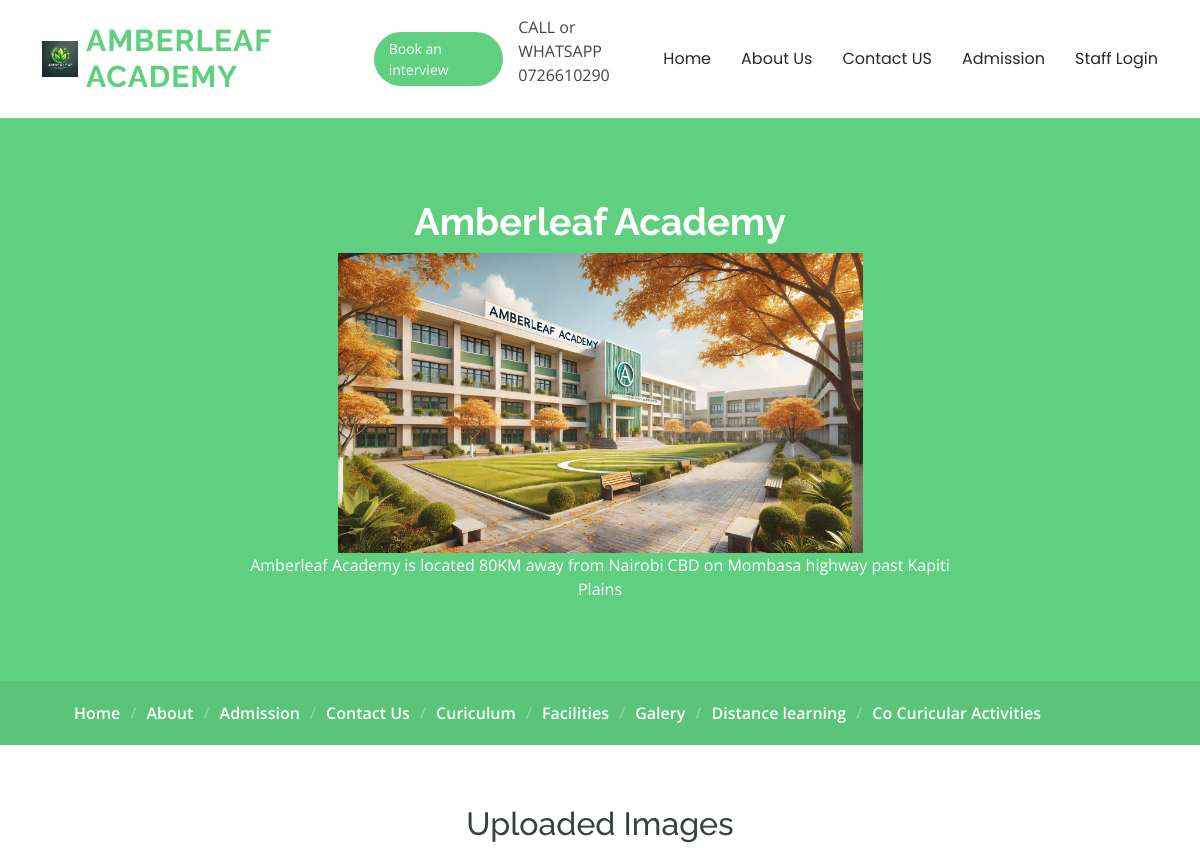
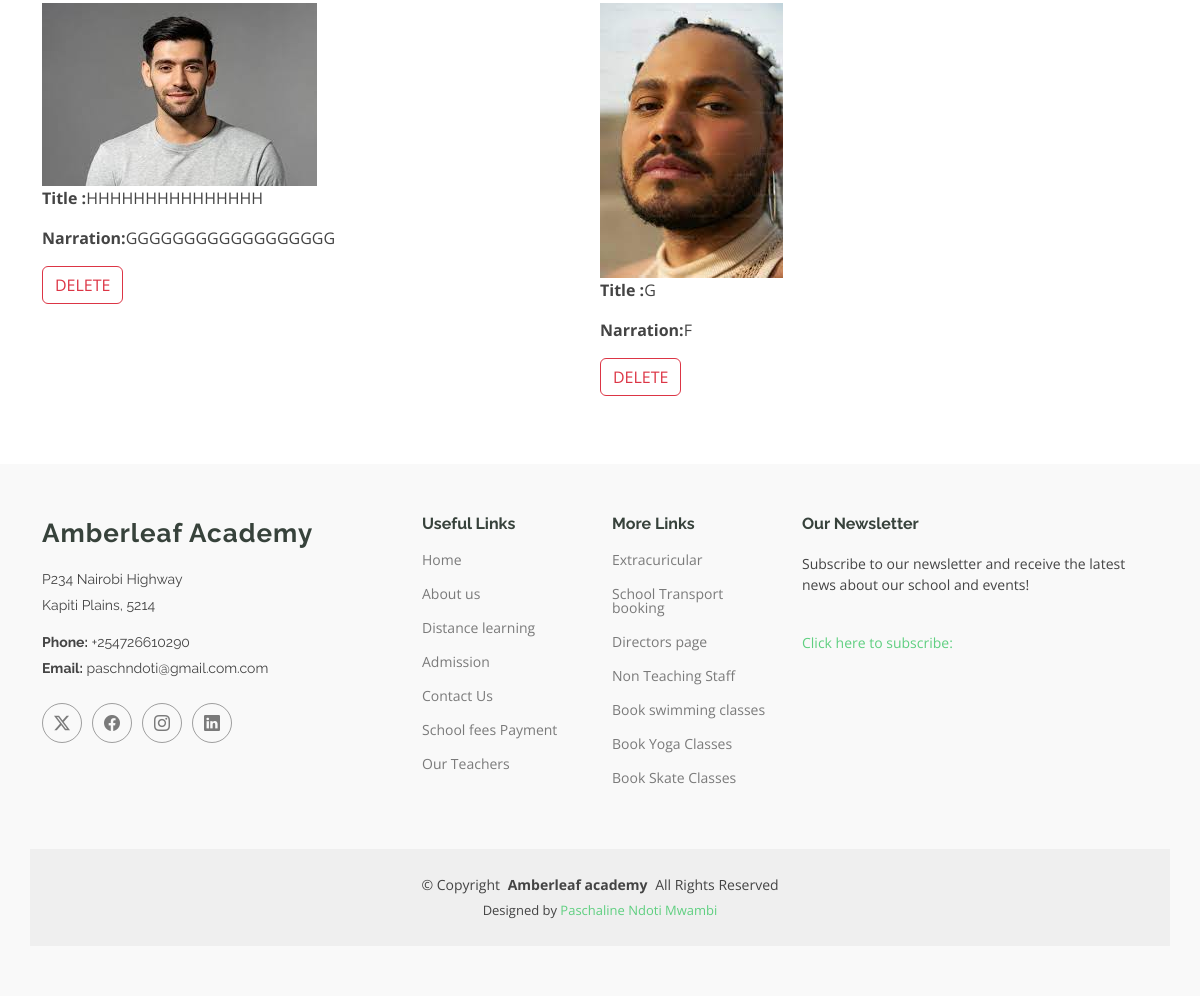
Screenshot of /showdirectorimage/ with the database file from the repository (2 pictures, top to bottom).
### amberleafapp/models.py (models this page shows, shortened)
class ImageDirectorModel(models.Model):
    image = models.ImageField(upload_to='images/')
    title = models.CharField(max_length=50)
    narration = models.CharField(max_length=500, default='Default narration text', blank=True)

### amberleafapp/views.py (the view)
# urls.py: path('showdirectorimage/', views.showdirectorimage, name='showdirectorimage'),
def showdirectorimage(request):
    images = ImageDirectorModel.objects.all()
    return render(request, 'showdirectorimage.html', {'images': images})

### templates/showdirectorimage.html
{% extends 'starter.html' %}
{% load static %}
{% block content %}
<h2 class="text-center">Uploaded Images</h2>
<div class="container">
   <div style="display: flex;
   justify-content:space-between;
   flex-wrap: wrap">
        {% for image in images %}
       <div class="col mb-2">
         <img src="{{ image.image.url }}" alt="Director Image">
           <p><strong>Title :</strong>{{ image.title }}</p>
           <p><strong> Narration:</strong>{{ image.narration }}</p>
           <a href="/imagedirectordelete/{{ image.id }}" class="btn btn-outline-danger">DELETE</a>
       </div>
    {% endfor %}
   </div>
</div>
{% endblock %}

### static/assets/css/main.css (style rules this page uses)
:root { --default-font: "Open Sans", system-ui, -apple-system, "Segoe UI", Roboto, "Helvetica Neue", Arial, "Noto Sans", "Liberation Sans", sans-serif, "Apple Color Emoji", "Segoe UI Emoji", "Segoe UI Symbol", "Noto Color Emoji"; --heading-font: "Raleway", sans-serif; --nav-font: "Poppins", sans-serif; }
:root { --background-color: #ffffff; --default-color: #444444; --heading-color: #37423b; --accent-color: #5fcf80; --surface-color: #ffffff; --contrast-color: #ffffff; }
:root { --nav-color: #272828; --nav-hover-color: #5fcf80; --nav-mobile-background-color: #ffffff; --nav-dropdown-background-color: #ffffff; --nav-dropdown-color: #272828; --nav-dropdown-hover-color: #5fcf80; }
:root { scroll-behavior: smooth; }
body { color: var(--default-color); background-color: var(--background-color); font-family: var(--default-font); }
a { color: var(--accent-color); text-decoration: none; transition: 0.3s; }
h1, h2, h3, h4, h5, h6 { color: var(--heading-color); font-family: var(--heading-font); }

### rows the page displays
ImageDirectorModel: image (picture), title "HHHHHHHHHHHHHHH", narration "GGGGGGGGGGGGGGGGGG"
ImageDirectorModel: image (picture), title "G", narration "F"
